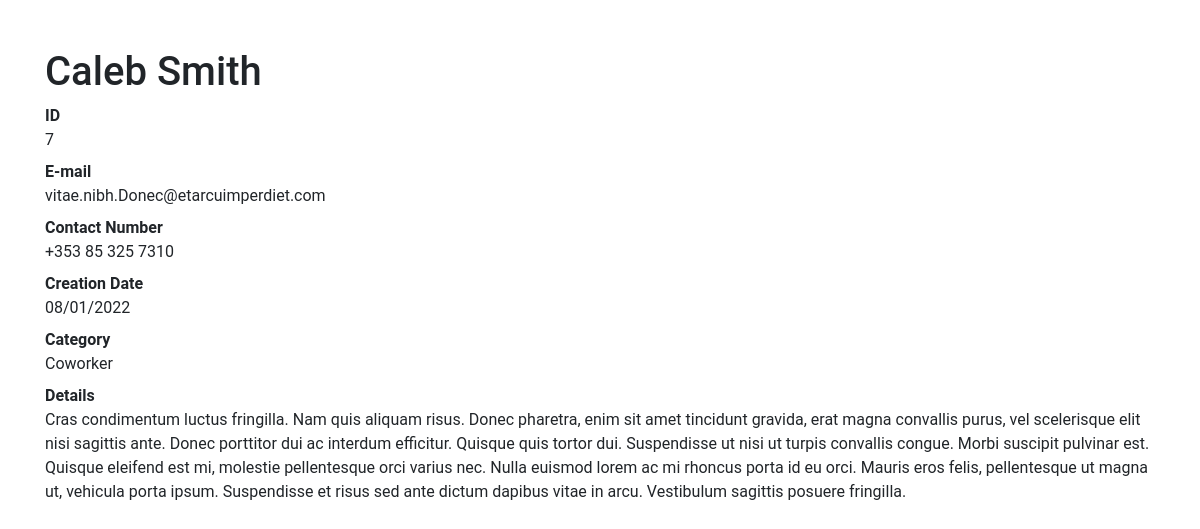
/7, run on the app's committed database.
### contacts/models.py (models this page shows, shortened)
class Contact(models.Model):
    name = models.CharField(max_length=50)
    email = models.CharField(max_length=100)
    contact = models.CharField(max_length=50)
    description = models.TextField(blank=True)
    creation_date = models.DateTimeField(default=timezone.now)
    category = models.ForeignKey(Category, on_delete=models.DO_NOTHING)
    to_show = models.BooleanField(default=True)

class Category(models.Model):
    name = models.CharField(max_length=50)
    def __str__(self):
        return self.name

### contacts/views.py (the view)
# urls.py: path('<int:contact_id>', views.details, name='details'),
def details(request, contact_id):
    contacts = get_object_or_404(Contact, id=contact_id)
    return render(request, 'contacts/details.html', {
        'contacts': contacts
    })

### contacts/templates/contacts/details.html (shortened to what this page needs)
{% load static %}
<!DOCTYPE html>
<html lang="pt">
<head>
  <link href="{% static 'css/bootstrap.min.css' %}" rel="stylesheet">
</head>
<body>
<div class="container">
    <div class="row">
        <div class="col-lg-12">
            <h1 class="mt-5">{{ contacts.name }}</h1>
            <dl>
                <dt>ID</dt>
                <dd>{{ contacts.id }}</dd>
                <dt>E-mail</dt>
                <dd>{{ contacts.email }}</dd>
                <dt>Contact Number</dt>
                <dd>{{ contacts.contact }}</dd>
                <dt>Creation Date</dt>
                <dd>{{ contacts.creation_date | date:'d/m/Y' }}</dd>
                <dt>Category</dt>
                <dd>{{ contacts.category }}</dd>
                <dt>Details</dt>
                <dd>{{ contacts.description }}</dd>
            </dl>
        </div>
    </div>
</div>
</body>
</html>

### data on the page
Contact: name "Caleb Smith", id "7", email "vitae.nibh.Donec@etarcuimperdiet.com", contact "+353 85 325 7310", creation_date "08/01/2022", category "Coworker", description "Cras condimentum luctus fringilla. Nam quis aliquam risus. Donec pharetra, enim sit amet tincidunt gravida, erat magna convallis purus, vel scelerisque elit nisi sagittis ante. Donec porttitor dui ac interdum efficitur. Quisque quis tortor dui. Suspendisse ut nisi ut turpis convallis congue. Morbi suscipit pulvinar est. Quisque eleifend est mi, molestie pellentesque orci varius nec. Nulla euismod lorem ac mi rhoncus porta id eu orci. Mauris eros felis, pellentesque ut magna ut, vehicula porta ipsum. Suspendisse et risus sed ante dictum dapibus vitae in arcu. Vestibulum sagittis posuere fringilla."
